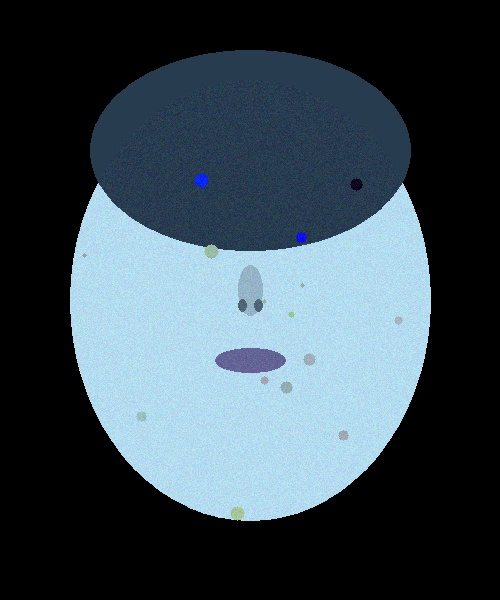
#> input picture sample_face.jpg, 500 x 600 px
$ python enhanced_demo.py -i sample_face.jpg
#> lines starting #> are read from the running program, lines starting #| are printed output that depends on the picture
### face_scanner.py
#!/usr/bin/env python3
"""
Face Scanner App with Acne Detection and Heat Map Visualization
===============================================================

This application provides:
1. Facial recognition and detection
2. Acne detection using computer vision
3. Heat map visualization of acne severity
4. Comprehensive face analysis report
"""

import cv2
import numpy as np
import matplotlib.pyplot as plt
import matplotlib.patches as patches
from PIL import Image, ImageEnhance
from scipy import ndimage
from typing import List, Tuple, Dict, Optional
import os


class FaceScanner:
    """Main class for face scanning with acne detection and heat map generation."""

    def __init__(self):
        """Initialize the FaceScanner with default parameters."""
        self.face_cascade = cv2.CascadeClassifier(cv2.data.haarcascades + 'haarcascade_frontalface_default.xml')
        self.acne_threshold = 50  # Threshold for acne detection
        self.heat_map_intensity = 0.7  # Heat map overlay intensity

    def load_image(self, image_path: str) -> Optional[np.ndarray]:
        """
        Load an image from file path.

        Args:
            image_path: Path to the image file

        Returns:
            numpy array of the image or None if failed
        """
#> called with image_path = 'sample_face.jpg'
        try:
            image = cv2.imread(image_path)
#> image is the input picture: shape (600, 500, 3); mean B, G, R 82.7, 73.3, 58.6
            if image is None:
                print(f"Error: Could not load image from {image_path}")
                return None
            return cv2.cvtColor(image, cv2.COLOR_BGR2RGB)
#| Loaded image: 500x600 pixels
        except Exception as e:
            print(f"Error loading image: {e}")
            return None

    def detect_faces(self, image: np.ndarray) -> List[Tuple[int, int, int, int]]:
        """
        Detect faces in the image using OpenCV Haar cascades.

        Args:
            image: Input image as numpy array

        Returns:
            List of face bounding boxes (top, right, bottom, left) - converted to face_recognition format
        """
        try:
            # Convert to grayscale for face detection
            gray = cv2.cvtColor(image, cv2.COLOR_RGB2GRAY)
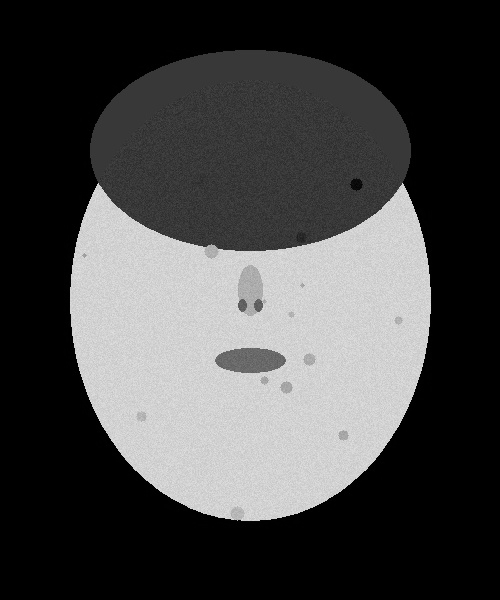
#> gray: shape (600, 500); min 0, max 230, mean 70

            # Detect faces using Haar cascade
            faces = self.face_cascade.detectMultiScale(
                gray,
                scaleFactor=1.1,
                minNeighbors=5,
                minSize=(30, 30),
                flags=cv2.CASCADE_SCALE_IMAGE
            )
#> faces = ()

            # Convert from OpenCV format (x, y, w, h) to face_recognition format (top, right, bottom, left)
            face_locations = []
            for (x, y, w, h) in faces:
                top = y
                right = x + w
                bottom = y + h
                left = x
                face_locations.append((top, right, bottom, left))
#> this loop made 0 passes
#> after the loop, face_locations = []

            return face_locations
        except Exception as e:
            print(f"Error detecting faces: {e}")
            return []

    def detect_acne(self, face_region: np.ndarray) -> Tuple[np.ndarray, List[Tuple[int, int]]]:
        """
        Detect acne spots in a face region using computer vision techniques.

        Args:
            face_region: Cropped face region as numpy array

        Returns:
            Tuple of (acne_mask, acne_points)
        """
        try:
            # Convert to HSV for better skin tone detection
            hsv = cv2.cvtColor(face_region, cv2.COLOR_RGB2HSV)

            # Create skin mask
            lower_skin = np.array([0, 20, 70], dtype=np.uint8)
            upper_skin = np.array([20, 255, 255], dtype=np.uint8)
            skin_mask = cv2.inRange(hsv, lower_skin, upper_skin)

            # Convert to grayscale for texture analysis
            gray = cv2.cvtColor(face_region, cv2.COLOR_RGB2GRAY)

            # Apply Gaussian blur to reduce noise
            blurred = cv2.GaussianBlur(gray, (5, 5), 0)

            # Detect spots using adaptive thresholding
            adaptive_thresh = cv2.adaptiveThreshold(
                blurred, 255, cv2.ADAPTIVE_THRESH_GAUSSIAN_C, cv2.THRESH_BINARY_INV, 11, 2
            )

            # Combine with skin mask
            acne_candidates = cv2.bitwise_and(adaptive_thresh, skin_mask)

            # Apply morphological operations to clean up
            kernel = np.ones((3, 3), np.uint8)
            acne_candidates = cv2.morphologyEx(acne_candidates, cv2.MORPH_CLOSE, kernel)
            acne_candidates = cv2.morphologyEx(acne_candidates, cv2.MORPH_OPEN, kernel)

            # Find contours for acne spots
            contours, _ = cv2.findContours(acne_candidates, cv2.RETR_EXTERNAL, cv2.CHAIN_APPROX_SIMPLE)

            acne_points = []
            acne_mask = np.zeros_like(gray)

            for contour in contours:
                area = cv2.contourArea(contour)
                if 5 < area < 200:  # Filter by area to remove noise and large regions
                    # Get center point
                    M = cv2.moments(contour)
                    if M["m00"] != 0:
                        cx = int(M["m10"] / M["m00"])
                        cy = int(M["m01"] / M["m00"])
                        acne_points.append((cx, cy))

                        # Draw on mask
                        cv2.drawContours(acne_mask, [contour], -1, 255, -1)

            return acne_mask, acne_points

        except Exception as e:
            print(f"Error detecting acne: {e}")
            return np.zeros_like(face_region[:,:,0]), []

    def create_heat_map(self, face_region: np.ndarray, acne_points: List[Tuple[int, int]]) -> np.ndarray:
        """
        Create a heat map based on acne density.

        Args:
            face_region: Face region image
            acne_points: List of acne spot coordinates

        Returns:
            Heat map as numpy array
        """
        try:
            height, width = face_region.shape[:2]
            heat_map = np.zeros((height, width), dtype=np.float32)

            # Create heat spots around each acne point
            for x, y in acne_points:
                # Create a Gaussian kernel around each point
                y_grid, x_grid = np.ogrid[:height, :width]
                distance = np.sqrt((x_grid - x)**2 + (y_grid - y)**2)

                # Create Gaussian distribution with sigma=15
                gaussian = np.exp(-(distance**2) / (2 * 15**2))
                heat_map += gaussian

            # Normalize heat map
            if heat_map.max() > 0:
                heat_map = heat_map / heat_map.max()

            return heat_map

        except Exception as e:
            print(f"Error creating heat map: {e}")
            return np.zeros((face_region.shape[0], face_region.shape[1]))

    # [180 lines left out: functions analyze_face, _save_visualizations, main, not called in this run]


# [2 lines that do not run on import are left out]

### enhanced_demo.py
#!/usr/bin/env python3
"""
Enhanced Face Scanner Demo
==========================

This script demonstrates the complete face scanner functionality including:
1. Face detection using OpenCV
2. Acne detection with computer vision
3. Heat map generation and visualization
4. Comprehensive analysis and reporting

Works with both synthetic and real face images.
"""

import cv2
import numpy as np
import matplotlib.pyplot as plt
import matplotlib.patches as patches
from face_scanner import FaceScanner
import os
import argparse


# [91 lines left out: function create_enhanced_synthetic_face, not called in this run]


def run_complete_analysis(image_path, output_dir="analysis_output"):
    """Run complete face analysis with enhanced visualization."""

    print("Enhanced Face Scanner - Complete Analysis")
    print("=" * 50)

    os.makedirs(output_dir, exist_ok=True)

    # Initialize scanner
    scanner = FaceScanner()

    # Load image
    image = scanner.load_image(image_path)
    if image is None:
        print(f"Error: Could not load image {image_path}")
        return None

    print(f"Loaded image: {image.shape[1]}x{image.shape[0]} pixels")

    # Detect faces
    face_locations = scanner.detect_faces(image)
#> face_locations = []
    print(f"Faces detected: {len(face_locations)}")
#| Faces detected: 0

    if not face_locations:
        print("No faces detected. Creating manual analysis of center region...")
        # Use center portion as face region for analysis
        h, w = image.shape[:2]
#> h = 600; w = 500
        face_locations = [(h//4, 3*w//4, 3*h//4, w//4)]  # (top, right, bottom, left)
#> face_locations = [(150, 375, 450, 125)]

    all_results = []

    for i, (top, right, bottom, left) in enumerate(face_locations):
        print(f"\nAnalyzing face {i+1}...")

        # Extract face region
        face_region = image[top:bottom, left:right]
        face_height, face_width = face_region.shape[:2]
        print(f"Face region: {face_width}x{face_height} pixels")

        # Analyze acne
        acne_mask, acne_points = scanner.detect_acne(face_region)
        print(f"Acne spots detected: {len(acne_points)}")

        # Generate heat map
        heat_map = scanner.create_heat_map(face_region, acne_points)

        # Calculate metrics
        face_area = face_width * face_height
        density = len(acne_points) / (face_area / 10000)

        # Classify severity
        if density < 0.5:
            severity = "Clear"
            severity_color = "green"
        elif density < 1.5:
            severity = "Mild"
            severity_color = "yellow"
        elif density < 3.0:
            severity = "Moderate"
            severity_color = "orange"
        else:
            severity = "Severe"
            severity_color = "red"

        # Store results
        result = {
            'face_id': i + 1,
            'bbox': (top, right, bottom, left),
            'spots_count': len(acne_points),
            'density': density,
            'severity': severity,
            'severity_color': severity_color,
            'face_size': (face_width, face_height)
        }
        all_results.append(result)

        # Create detailed visualization
        fig, axes = plt.subplots(2, 3, figsize=(18, 12))
        fig.suptitle(f'Face Scanner Analysis - Face {i+1}', fontsize=20, fontweight='bold')

        # Original image with face detection
        axes[0, 0].imshow(image)
        rect = patches.Rectangle((left, top), right-left, bottom-top,
                               linewidth=3, edgecolor='red', facecolor='none')
        axes[0, 0].add_patch(rect)
        axes[0, 0].set_title('Original Image\nwith Face Detection', fontsize=14)
        axes[0, 0].axis('off')

        # Face region
        axes[0, 1].imshow(face_region)
        axes[0, 1].set_title('Extracted Face Region', fontsize=14)
        axes[0, 1].axis('off')

        # Acne detection
        axes[0, 2].imshow(face_region)
        for x, y in acne_points:
            circle = plt.Circle((x, y), 5, color='red', fill=False, linewidth=2)
            axes[0, 2].add_patch(circle)
        axes[0, 2].set_title(f'Acne Detection\n{len(acne_points)} spots found', fontsize=14)
        axes[0, 2].axis('off')

        # Acne mask
        axes[1, 0].imshow(acne_mask, cmap='hot')
        axes[1, 0].set_title('Acne Detection Mask', fontsize=14)
        axes[1, 0].axis('off')

        # Heat map
        axes[1, 1].imshow(heat_map, cmap='hot')
        axes[1, 1].set_title('Acne Density Heat Map', fontsize=14)
        axes[1, 1].axis('off')

        # Combined visualization
        axes[1, 2].imshow(face_region)
        im = axes[1, 2].imshow(heat_map, cmap='hot', alpha=0.6)
        axes[1, 2].set_title('Heat Map Overlay', fontsize=14)
        axes[1, 2].axis('off')

        # Add colorbar
        plt.colorbar(im, ax=axes[1, 2], fraction=0.046, pad=0.04, label='Acne Density')

        plt.tight_layout()
        plt.savefig(f"{output_dir}/face_{i+1}_analysis.png", dpi=300, bbox_inches='tight')
        print(f"Detailed analysis saved: {output_dir}/face_{i+1}_analysis.png")

        # Create summary visualization
        plt.figure(figsize=(12, 8))
        plt.imshow(face_region)
        plt.imshow(heat_map, cmap='hot', alpha=0.7)
        plt.title(f'Face {i+1} - Acne Heat Map Analysis\n'
                 f'Severity: {severity} | Spots: {len(acne_points)} | '
                 f'Density: {density:.2f}', fontsize=16, pad=20)
        plt.axis('off')

        # Add severity indicator
        plt.text(0.02, 0.98, f'SEVERITY: {severity.upper()}',
                transform=plt.gca().transAxes, fontsize=20, fontweight='bold',
                verticalalignment='top', color=severity_color,
                bbox=dict(boxstyle="round,pad=0.5", facecolor="white", alpha=0.8))

        plt.colorbar(label='Acne Density', shrink=0.8)
        plt.savefig(f"{output_dir}/face_{i+1}_heat_map.png", dpi=300, bbox_inches='tight')
        print(f"Heat map saved: {output_dir}/face_{i+1}_heat_map.png")

        plt.close('all')
#> this loop made 1 pass
#> density on pass 1: 0
#| Acne spots detected: 0
#> pass 1, in run_complete_analysis, `face_region = image[top:bottom, left:right]`:
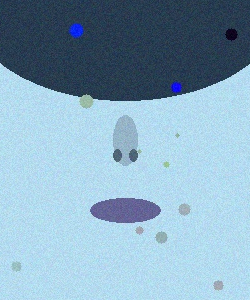
#> face_region: shape (300, 250, 3); mean R, G, B 135.3, 168.3, 189.3
#> pass 1, in detect_acne, `gray = cv2.cvtColor(face_region, cv2.COLOR_RGB2GRAY)`:
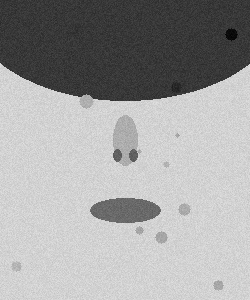
#> gray: shape (300, 250); min 3, max 230, mean 160.8
#> pass 1, in run_complete_analysis, `plt.savefig(f"{output_dir}/face_{i+1}_analysis.png", dpi=300, bbox_inc..`:
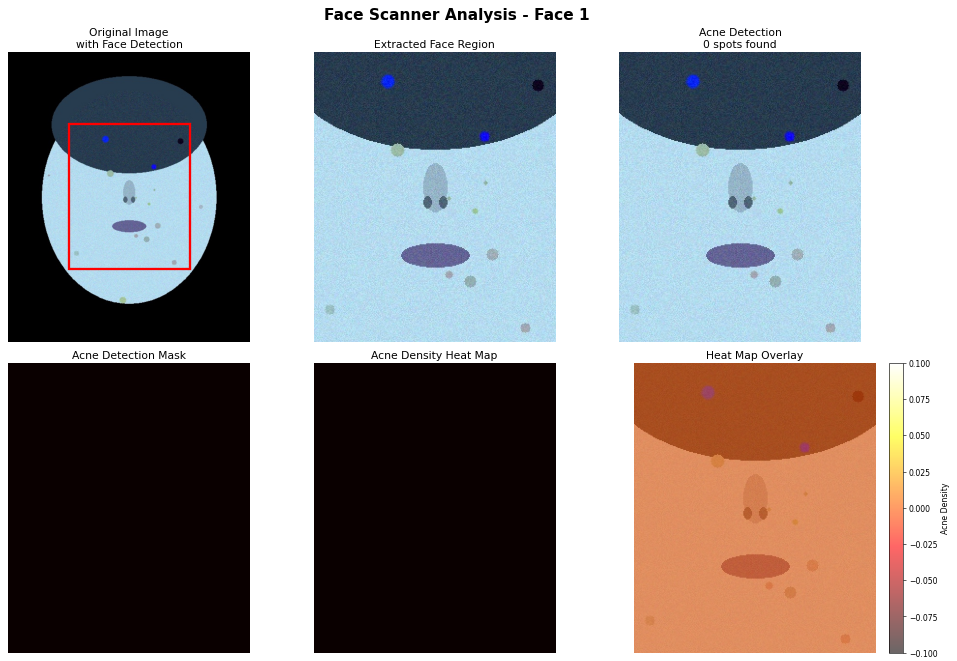
#> figure drawn by matplotlib, 7 panels
#> pass 1, in run_complete_analysis, `plt.savefig(f"{output_dir}/face_{i+1}_heat_map.png", dpi=300, bbox_inc..`:
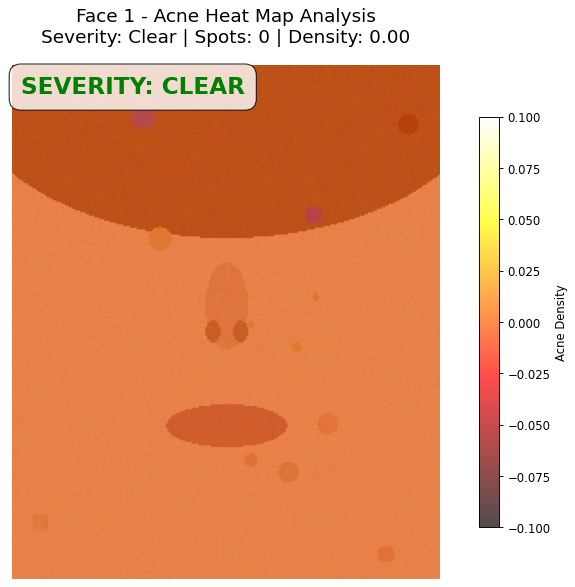
#> figure drawn by matplotlib, 2 panels
#> after the loop, all_results = 1 item

    # Print comprehensive summary
    print("\n" + "="*60)
    print("COMPREHENSIVE ANALYSIS RESULTS")
    print("="*60)

    for result in all_results:
        print(f"\nFace {result['face_id']} Summary:")
        print(f"  Size: {result['face_size'][0]}×{result['face_size'][1]} pixels")
        print(f"  Acne spots: {result['spots_count']}")
        print(f"  Density: {result['density']:.2f} spots per 100×100px")
        print(f"  Severity: {result['severity']}")
#> this loop made 1 pass
#| Face 1 Summary:
#|   Size: 250×300 pixels
#|   Acne spots: 0
#|   Density: 0.00 spots per 100×100px
#|   Severity: Clear

    print(f"\nOutput files saved to: {output_dir}/")
    print("  • face_X_analysis.png - Complete 6-panel analysis")
    print("  • face_X_heat_map.png - Focused heat map visualization")

    return all_results


def main():
    """Main function with command line interface."""
    parser = argparse.ArgumentParser(
        description="Enhanced Face Scanner with Acne Detection and Heat Maps",
        formatter_class=argparse.RawDescriptionHelpFormatter,
        epilog="""
Examples:
  python enhanced_demo.py                           # Use synthetic face
  python enhanced_demo.py --image my_face.jpg       # Analyze your image
  python enhanced_demo.py --synthetic-only         # Create synthetic only
        """
    )

    parser.add_argument('--image', '-i', type=str, help='Path to face image to analyze')
    parser.add_argument('--synthetic-only', '-s', action='store_true',
                       help='Only create synthetic face image')
    parser.add_argument('--output', '-o', type=str, default='enhanced_output',
                       help='Output directory for results')

    args = parser.parse_args()

    if args.synthetic_only:
        image_path, spots = create_enhanced_synthetic_face()
        print(f"Created synthetic face: {image_path}")
        return

    # Determine image to use
    if args.image:
        image_path = args.image
        if not os.path.exists(image_path):
            print(f"Error: Image file {image_path} not found")
            return
    else:
        # Create synthetic face
        image_path, spots = create_enhanced_synthetic_face()

    # Run analysis
    results = run_complete_analysis(image_path, args.output)
#> results = 1 item

    if results:
        print(f"\n✅ Analysis completed successfully!")
        print(f"📊 Total faces analyzed: {len(results)}")
#| 📊 Total faces analyzed: 1
        total_spots = sum(r['spots_count'] for r in results)
#> total_spots = 0
        print(f"🔴 Total acne spots detected: {total_spots}")
#| 🔴 Total acne spots detected: 0


if __name__ == "__main__":
    main()
